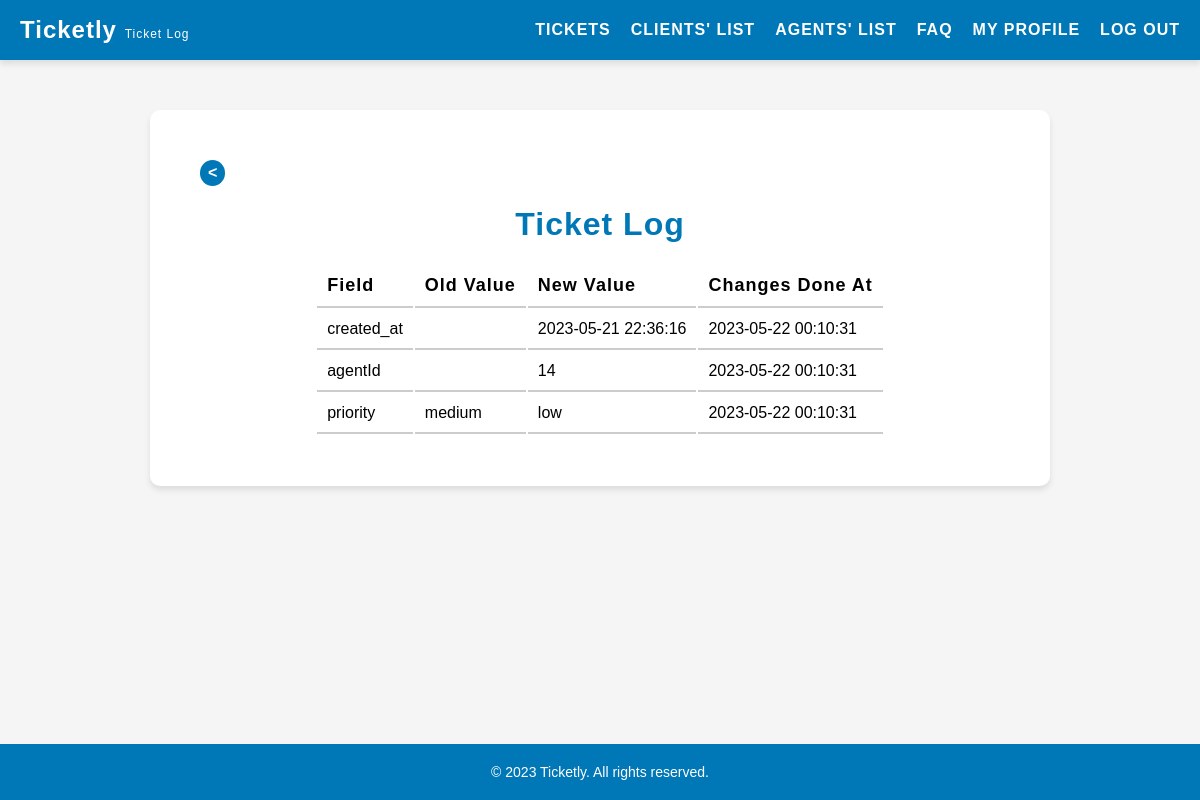
The app's page /pages/ticketLog.php?id=13 (signed in) with its own data.
### tables this page shows
CREATE TABLE ticket_logs (
    id INTEGER PRIMARY KEY AUTOINCREMENT,
    ticket_id INTEGER NOT NULL,
    field VARCHAR(255) NOT NULL,
    old_value TEXT,
    new_value TEXT,
    created_at DATETIME NOT NULL,
    FOREIGN KEY(ticket_id) REFERENCES tickets(id)
);

### pages/ticketLog.php (called while the page is built, shortened)
<?php
    $session = new Session();
    require_once(__DIR__ . '/../templates/ticketLog.tpl.php');
    drawTicketLog($session);
?>

### database/ticketLogs.class.php (called while the page is built, shortened)
<?php
    class TicketLogs {
        public function __construct(?int $id, int $ticketId, string $fieldName, string $oldValue, string $newValue) {
            $this->fieldName = $fieldName;
            $this->oldValue = $oldValue;
            $this->newValue = $newValue;
            $this->createdAt = date('Y-m-d H:i:s');
        }
    }
    function getLogsByTicketId(PDO $db, int $ticketId): array {
        $stmt = $db->prepare('SELECT * FROM ticket_logs WHERE ticket_id = :ticketId');
        $stmt->bindValue(':ticketId', $ticketId, PDO::PARAM_INT);
        $stmt->execute();
        $logs = [];
        while ($row = $stmt->fetch(PDO::FETCH_ASSOC)) {
            $logs[] = new TicketLogs(
                (int) $row['id'],
                (int) $row['ticket_id'],
                $row['field'],
                $row['old_value'],
                $row['new_value']
            );
        }
        return $logs;
    }
?>

### templates/ticketLog.tpl.php (the view, shortened to what this page needs)
<?php function drawTicketLog(Session $session) {
    ?>
    <!DOCTYPE html>
    <html lang="en">
    <head>
        <link rel="stylesheet" href="../style/listClients.css">
    </head>
    <body>
        <?php include '../templates/header.tpl.php';?>
        <main>
            <a href="../pages/tickets.php" class="back-button"><</a>
            <h2>Ticket Log</h2>
            <section id="ticket-log">
                <?php
                require_once '../database/connection.db.php';
                require_once '../database/ticketLogs.class.php';
                $db = getDatabaseConnection();
                $ticketID = $_GET['id'];
                $ticketLogs = getLogsByTicketId($db, $ticketID);
                if (empty($ticketLogs)) {
                    echo '<p>No logs found for this ticket.</p>';
                } else {
                    echo '<table>';
                    echo '<tr>
                            <th>Field</th>
                            <th>Old Value</th>
                            <th>New Value</th>
                            <th>Changes Done At</th>
                          </tr>';
                    foreach ($ticketLogs as $log) {
                        echo '<tr>';
                        echo '<td>' . $log->fieldName . '</td>';
                        echo '<td>' . $log->oldValue . '</td>';
                        echo '<td>' . $log->newValue . '</td>';
                        echo '<td>' . $log->createdAt . '</td>';
                        echo '</tr>';
                    }
                    echo '</table>';
                }
                ?>
            </section>
        </main>
        <?php include '../templates/footer.tpl.php'; ?>
    </body>
    </html>
<?php } ?>

### style/listClients.css (style rules this page uses)
main { background-color: #fff; padding: 50px; border-radius: 10px; box-shadow: 0 4px 6px rgba(0, 0, 0, 0.1); margin: 50px auto; max-width: 900px; display: flex; flex-direction: column; align-items: center; margin-bottom: 100px; }
main h2 { text-align: center; font-size: 32px; margin-bottom: 20px; font-weight: 600; letter-spacing: 1px; color: #0077b6; }
.back-button { background-color: #0077b6; color: #fff; padding: 4px 8px; border: none; border-radius: 50%; cursor: pointer; transition: all 0.3s ease; align-self: center; margin-bottom: 20px; text-decoration: none; font-weight: bold; margin-left: 0; align-self: flex-start; }
table tr th { font-size: 18px; font-weight: 600; letter-spacing: 1px; text-align: left; padding: 10px; border-bottom: 2px solid #ccc; }
table tr td { padding: 10px; border-bottom: 2px solid #ccc; }

### style/header.css (style rules this page uses)
* { box-sizing: border-box; margin: 0; padding: 0; }
body { font-family: Arial, sans-serif; background-color: #f5f5f5; }

### records on screen
ticket_logs: field "created_at", new_value "2023-05-21 22:36:16", createdAt "2023-05-22 00:10:31"
ticket_logs: field "agentId", new_value "14", createdAt "2023-05-22 00:10:31"
ticket_logs: field "priority", old_value "medium", new_value "low", createdAt "2023-05-22 00:10:31"
